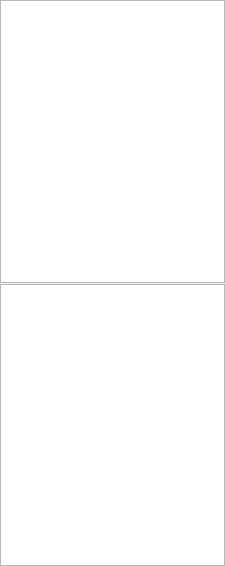
<?xml version="1.0" encoding="UTF-8"?>
<ui version="4.0">
 <class>CollectionDisplay</class>
 <widget class="QWidget" name="CollectionDisplay">
  <property name="geometry">
   <rect>
    <x>0</x>
    <y>0</y>
    <width>225</width>
    <height>566</height>
   </rect>
  </property>
  <property name="windowTitle">
   <string>Form</string>
  </property>
  <layout class="QVBoxLayout" name="verticalLayout">
   <property name="spacing">
    <number>0</number>
   </property>
   <property name="leftMargin">
    <number>0</number>
   </property>
   <property name="topMargin">
    <number>0</number>
   </property>
   <property name="rightMargin">
    <number>0</number>
   </property>
   <property name="bottomMargin">
    <number>0</number>
   </property>
   <item>
    <widget class="QSplitter" name="splitter">
     <property name="lineWidth">
      <number>1</number>
     </property>
     <property name="orientation">
      <enum>Qt::Vertical</enum>
     </property>
     <property name="handleWidth">
      <number>1</number>
     </property>
     <widget class="PObjectIconView" name="viewCollections"/>
     <widget class="PObjectIconView" name="viewItems"/>
    </widget>
   </item>
  </layout>
 </widget>
 <customwidgets>
  <customwidget>
   <class>PObjectIconView</class>
   <extends>QListWidget</extends>
   <header>gui/forms/pobjecticonview.h</header>
   <slots>
    <signal>itemChanged()</signal>
    <signal>currentChanged()</signal>
    <slot>changeCollection()</slot>
    <slot>changeItem()</slot>
   </slots>
  </customwidget>
 </customwidgets>
 <resources/>
 <connections>
  <connection>
   <sender>viewCollections</sender>
   <signal>currentItemChanged(QListWidgetItem*,QListWidgetItem*)</signal>
   <receiver>CollectionDisplay</receiver>
   <slot>changeCollection()</slot>
   <hints>
    <hint type="sourcelabel">
     <x>284</x>
     <y>538</y>
    </hint>
    <hint type="destinationlabel">
     <x>301</x>
     <y>560</y>
    </hint>
   </hints>
  </connection>
  <connection>
   <sender>viewItems</sender>
   <signal>itemActivated(QListWidgetItem*)</signal>
   <receiver>CollectionDisplay</receiver>
   <slot>changeItem()</slot>
   <hints>
    <hint type="sourcelabel">
     <x>532</x>
     <y>528</y>
    </hint>
    <hint type="destinationlabel">
     <x>531</x>
     <y>559</y>
    </hint>
   </hints>
  </connection>
 </connections>
 <slots>
  <slot>changeCollection()</slot>
  <slot>changeItem()</slot>
 </slots>
</ui>
